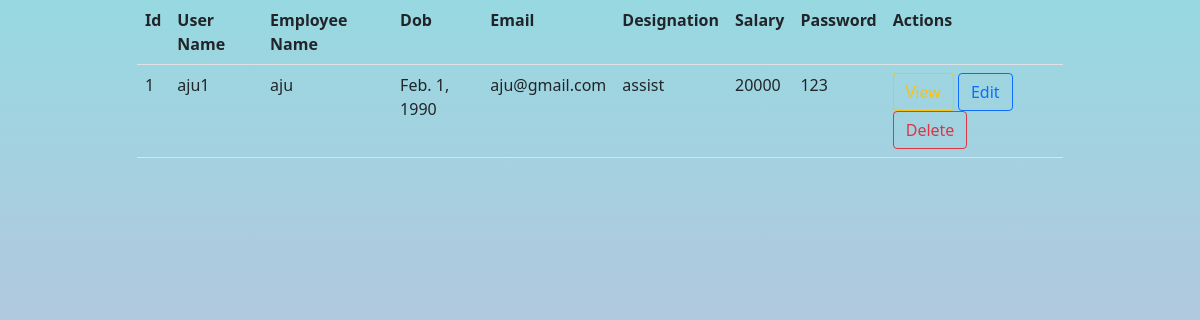
Before: /employee/list with the older database file.
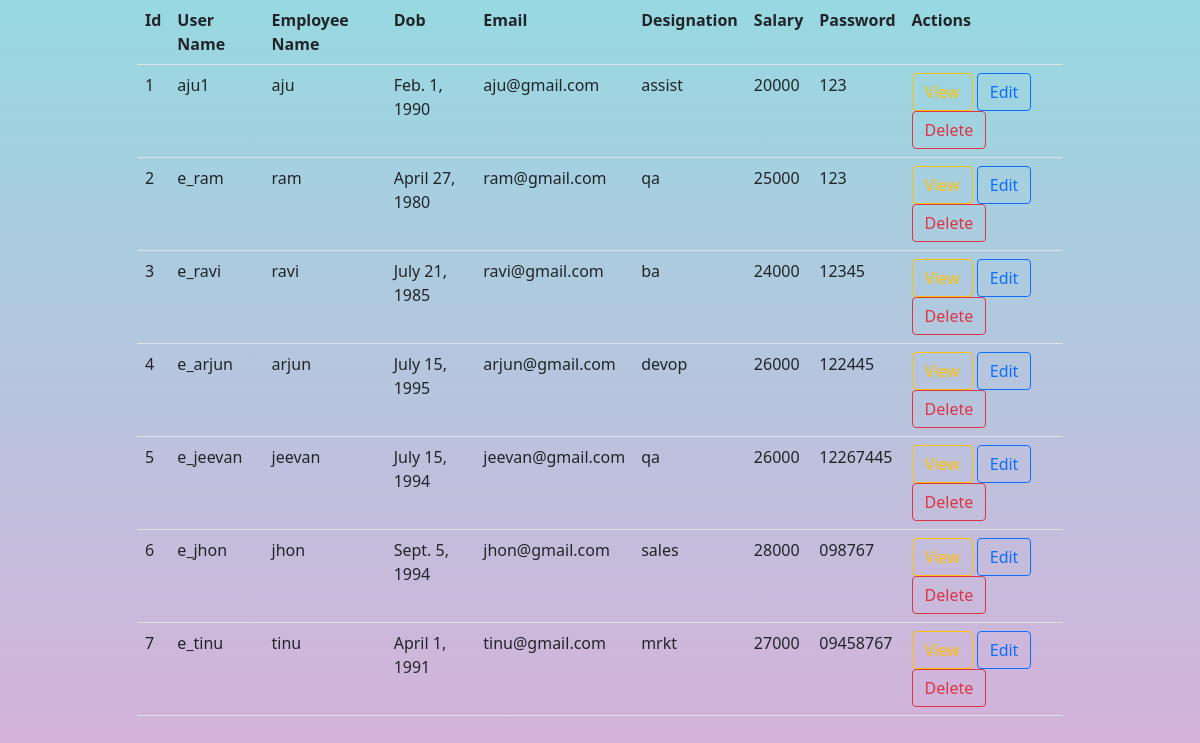
After: the same page with the newer database file.
### employee/models.py (models this page shows)
class Employees(models.Model):
    employee_name=models.CharField(max_length=80)
    email=models.EmailField(max_length=80,unique=True)
    user_name=models.CharField(max_length=120,unique=True)
    password=models.CharField(max_length=100)
    salary=models.CharField(max_length=9)
    designation=models.CharField(max_length=50)
    dob=models.DateField(auto_now_add=False)

### employee/views.py (the view)
# urls.py: path("list",views.ListAllEmployeesView.as_view(),name="employee_list"),
class ListAllEmployeesView(View):
    def get(self,request):
        all_employeelist=Employees.objects.all()
        return render(request,"employeelist.html",{"emplist":all_employeelist})

### employee/templates/employeelist.html (shortened to what this page needs)
<!DOCTYPE html>
{%load static%}
<html lang="en">
<head>
<link href="https://cdn.jsdelivr.net/npm/bootstrap@5.1.3/dist/css/bootstrap.min.css" rel="stylesheet">
    <link rel="stylesheet" href="{%static 'css/style.css'%}">
</head>
<body>
<div class="container">
    <div class="row">
        <div class="col-1"></div>
        <div class="col-10">
            <table class="table table-hover">
                <tr>
                    <th>Id</th>
                    <th>User Name</th>
                    <th>Employee Name</th>
                    <th>Dob</th>
                    <th>Email</th>
                    <th>Designation</th>
                    <th>Salary</th>
                    <th>Password</th>
                    <th>Actions</th>
                </tr>
                {%for list in emplist%}
                <tr>
                    <td>{{list.id}}</td>
                    <td>{{list.user_name}}</td>
                    <td>{{list.employee_name}}</td>
                    <td>{{list.dob}}</td>
                    <td>{{list.email}}</td>
                    <td>{{list.designation}}</td>
                    <td>{{list.salary}}</td>
                    <td>{{list.password}}</td>
                    <th>
                        <a href="{%url 'details' list.id%}" class="btn btn-outline-warning">View</a>
                        <a href="{%url 'editemployee' list.id%}" class="btn btn-outline-primary">Edit</a>
                        <a href="{%url 'deleteemployee' list.id%}" class="btn btn-outline-danger">Delete</a>
                    </th>
                </tr>
                {%endfor%}
            </table>
        </div>
        <div class="col-1"></div>
    </div>
</div>
</body>
</html>

### employee/static/css/style.css (style rules this page uses)
body { height:100vh; background-color: #D9AFD9; background-image: linear-gradient(0deg, #D9AFD9 0%, #97D9E1 100%); }

Changed rows visible on the page:
added Employees: id "2", user_name "e_ram", employee_name "ram", dob "April 27, 1980", email "ram@gmail.com", designation "qa", salary "25000", password "123"
added Employees: id "3", user_name "e_ravi", employee_name "ravi", dob "July 21, 1985", email "ravi@gmail.com", designation "ba", salary "24000", password "12345"
added Employees: id "4", user_name "e_arjun", employee_name "arjun", dob "July 15, 1995", email "arjun@gmail.com", designation "devop", salary "26000", password "122445"
added Employees: id "5", user_name "e_jeevan", employee_name "jeevan", dob "July 15, 1994", email "jeevan@gmail.com", designation "qa", salary "26000", password "12267445"
added Employees: id "6", user_name "e_jhon", employee_name "jhon", dob "Sept. 5, 1994", email "jhon@gmail.com", designation "sales", salary "28000", password "098767"
added Employees: id "7", user_name "e_tinu", employee_name "tinu", dob "April 1, 1991", email "tinu@gmail.com", designation "mrkt", salary "27000", password "09458767"
